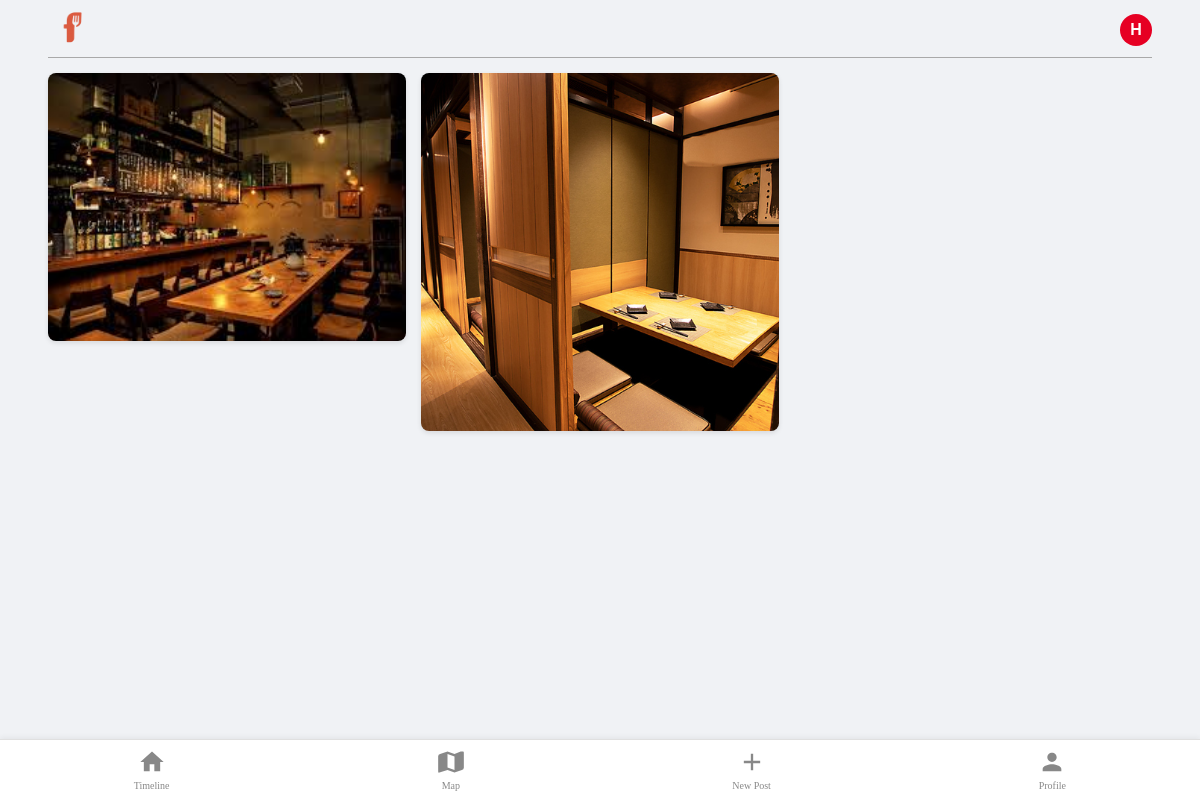
The app's page /index (signed in) with its own data.
### app/models.py (models this page shows, shortened)
class User(UserMixin, db.Model):
    id = db.Column(db.Integer, primary_key = True, nullable=False)
    username = db.Column(db.String(64), index=True, unique=True, nullable=False)
    email = db.Column(db.String(120), index =True, unique=True, nullable=False)
    password_hash = db.Column(db.String(128), nullable=False)
    posts = db.relationship('Post', back_populates='author', lazy='dynamic')
    bookmarked_shops = db.relationship('Shop', secondary=bookmarks, back_populates='bookmarked_by', lazy='dynamic')
    liked_posts = db.relationship('Post', secondary=likes, back_populates='likers', lazy='dynamic')
    comments = db.relationship('Comment', back_populates='author', lazy='dynamic')
    followed = db.relationship(
        'User', secondary=followers,
        primaryjoin=(followers.c.follower_id == id),
        secondaryjoin=(followers.c.followed_id == id),
        backref=db.backref('followers', lazy='dynamic'), lazy='dynamic')
    def has_liked_post(self, post):
        return self.liked_posts.filter(likes.c.post_id == post.id).count() > 0

class Post(db.Model):
    id = db.Column(db.Integer, primary_key=True, nullable=False)
    body = db.Column(db.Text)
    timestamp = db.Column(db.DateTime, index=True, default=lambda: datetime.now(timezone.utc), nullable=False)
    image_filename = db.Column(db.String(128), nullable = False) # 画像ファイル名を保存するカラム
    user_id = db.Column(db.Integer, db.ForeignKey('user.id', name='fk_post_user_id'), nullable=False)
    shop_id = db.Column(db.Integer, db.ForeignKey('shop.id', name='fk_post_shop_id'), nullable=False)
    author = db.relationship('User', back_populates='posts')
    shop = db.relationship('Shop', back_populates='posts')
    likers = db.relationship('User', secondary=likes, back_populates='liked_posts', lazy='dynamic', cascade="all, delete")
    comments = db.relationship('Comment', back_populates='post', lazy='dynamic', cascade='all, delete-orphan')

### app/routes.py (the view)
@app.route('/')
@app.route('/index')
def index():
    posts = Post.query.order_by(Post.timestamp.desc()).all()
    return render_template('index.html', title='Home', posts=posts)

### app/models.py (called while the page is built)
@login.user_loader
def load_user(id):
    return User.query.get(int(id))

### app/routes.py (called while the page is built)
@app.context_processor
def inject_user():
    return dict(current_user=current_user)

### app/templates/index.html
{% extends "base.html" %}
{% block content %}
    <div class="post-grid">
        {% for post in posts %}
            {% include '_post_card.html' %}
        {% endfor %}
    </div>
{% endblock %}

### app/templates/base.html (shortened to what this page needs)
<!DOCTYPE html>
<html lang="ja">
    <head>
        <link rel="stylesheet" href="{{ url_for('static', filename='css/style.css')}}">
        <link rel="stylesheet" href="https://unpkg.com/leaflet@1.9.4/dist/leaflet.css"/>
        <link rel="stylesheet" href="https://cdnjs.cloudflare.com/ajax/libs/font-awesome/6.5.2/css/all.min.css" />
        <link rel="stylesheet" href="https://cdnjs.cloudflare.com/ajax/libs/Leaflet.awesome-markers/2.0.2/leaflet.awesome-markers.css" />
    </head>
    <body>
        <header>
        <div class="header-box">
            <div class="logo-placeholder">
                <a href="{{ url_for('index')}}"><img class="logo" src="{{ url_for('static', filename='/imgs/logo_img.png')}}" alt="Foodies fan"></a>
            </div>
            <div class="login-box">
                {% if current_user.is_anonymous %}
                    <a href="{{ url_for('login') }}" class="login-btn">Log In</a>
                {% else %}
                    <div class="profile-dropdown">
                        <button class="profile-btn">
                            <div class="avatar-circle">
                                <span>{{ current_user.username[0]|upper }}</span>
                            </div>
                        </button>
                    </div>
                {% endif %}
            </div>
        </div>
        </header>
        <main>
        {% block content %}{% endblock %}
        </main>
        {% if current_user.is_authenticated %}
        <nav class="bottom-nav">
            <a href="{{ url_for('timeline') }}" class="nav-link">
                <svg xmlns="http://www.w3.org/2000/svg" viewBox="0 0 24 24" fill="currentColor" class="nav-icon">
                  <path d="M10 20v-6h4v6h5v-8h3L12 3 2 12h3v8z"/>
                </svg>
                <span>Timeline</span>
            </a>
            <a href="{{ url_for('map_page') }}" class="nav-link">
                <svg xmlns="http://www.w3.org/2000/svg" viewBox="0 0 24 24" fill="currentColor" class="nav-icon">
                  <path d="M20.5 3l-.16.03L15 5.1 9 3l-6.35 2.12A2 2 0 001 7v13c0 .3.06.58.17.85l.18.35L9 18.9l6 2.1 6.35-2.12A2 2 0 0023 17V4a1 1 0 00-.5-1zM15 18.89l-6-2.11V5.11l6 2.11v11.67z"/>
                </svg>
                <span>Map</span>
            </a>
            <a href="{{ url_for('create_post') }}" class="nav-link">
                <svg xmlns="http://www.w3.org/2000/svg" viewBox="0 0 24 24" fill="currentColor" class="nav-icon">
                  <path d="M19 13h-6v6h-2v-6H5v-2h6V5h2v6h6v2z"/>
                </svg>
                <span>New Post</span>
            </a>
            <a href="{{ url_for('user_profile', username=current_user.username) }}" class="nav-link">
                <svg xmlns="http://www.w3.org/2000/svg" viewBox="0 0 24 24" fill="currentColor" class="nav-icon">
                  <path d="M12 12c2.21 0 4-1.79 4-4s-1.79-4-4-4-4 1.79-4 4 1.79 4 4 4zm0 2c-2.67 0-8 1.34-8 4v2h16v-2c0-2.66-5.33-4-8-4z"/>
                </svg>
                <span>Profile</span>
            </a>
        </nav>
        {% endif %}
    </body>
</html>

### app/templates/_post_card.html (shortened to what this page needs)
            <a href="{{ url_for('post_detail', post_id=post.id) }}" class="post-card-link">
                <div class="post-card">
                    {% if post.image_filename %}
                        <img src="{{ url_for('static', filename='uploads/' + post.image_filename) }}" alt="User post">
                    {% else %}
                        <img src="{{ url_for('static', filename='images/default_post_image.png') }}" alt="No image">
                    {% endif %}
                </div>
            </a>

### app/static/css/style.css (style rules this page uses)
html { font-size: 62.5%; }
body { margin: 0 4%; font-family: 'Noto serif JP', 'Times New Roman', serif; background-color: #f0f2f5; font-size: 1.6rem; line-height: 1.5; padding-bottom: 70px; }
a { display: block; font-size: clamp(0.1rem, 3vw, 1.2rem); }
.header-box { display: flex; padding-top: 2px; justify-content: space-between; align-items: center; border-bottom: 1px solid rgb(169, 169, 169); }
.logo-placeholder { width: 5rem; }
.logo-placeholder img { width: 100%; }
.login-box { display: flex; align-items: center; gap: 15px; }
.post-grid { column-count: 3; column-gap: 15px; padding: 15px 0; }
.post-card { position: relative; border-radius: 8px; overflow: hidden; box-shadow: 0 2px 5px rgba(0,0,0,0.1); margin-bottom: 15px; break-inside: avoid; display: inline-block; width: 100%; vertical-align: top; }
.post-card-link { display: block; text-decoration: none; color: inherit; position: relative; }
.post-card img { width: 100%; height: auto; display: block; }
.profile-dropdown { position: relative; display: inline-block; }
.profile-btn { background: none; border: none; padding: 0; cursor: pointer; display: flex; align-items: center; }
.avatar-circle { width: 32px; height: 32px; border-radius: 50%; background-color: #e60023; color: white; display: flex; align-items: center; justify-content: center; font-weight: bold; font-size: 1.6rem; }
.bottom-nav { position: fixed; bottom: 0; left: 0; width: 100%; height: 60px; background-color: #ffffff; display: flex; justify-content: space-around; align-items: center; border-top: 1px solid #e0e0e0; box-shadow: 0 -2px 5px rgba(0,0,0,0.05); z-index: 1000; }
.nav-link { display: flex; flex-direction: column; align-items: center; justify-content: center; text-decoration: none; color: #888; font-size: 1rem; }
.nav-icon { width: 28px; height: 28px; margin-bottom: 2px; }

### records on screen
User: username "H"
Post: image_filename (picture)
Post: image_filename (picture)
